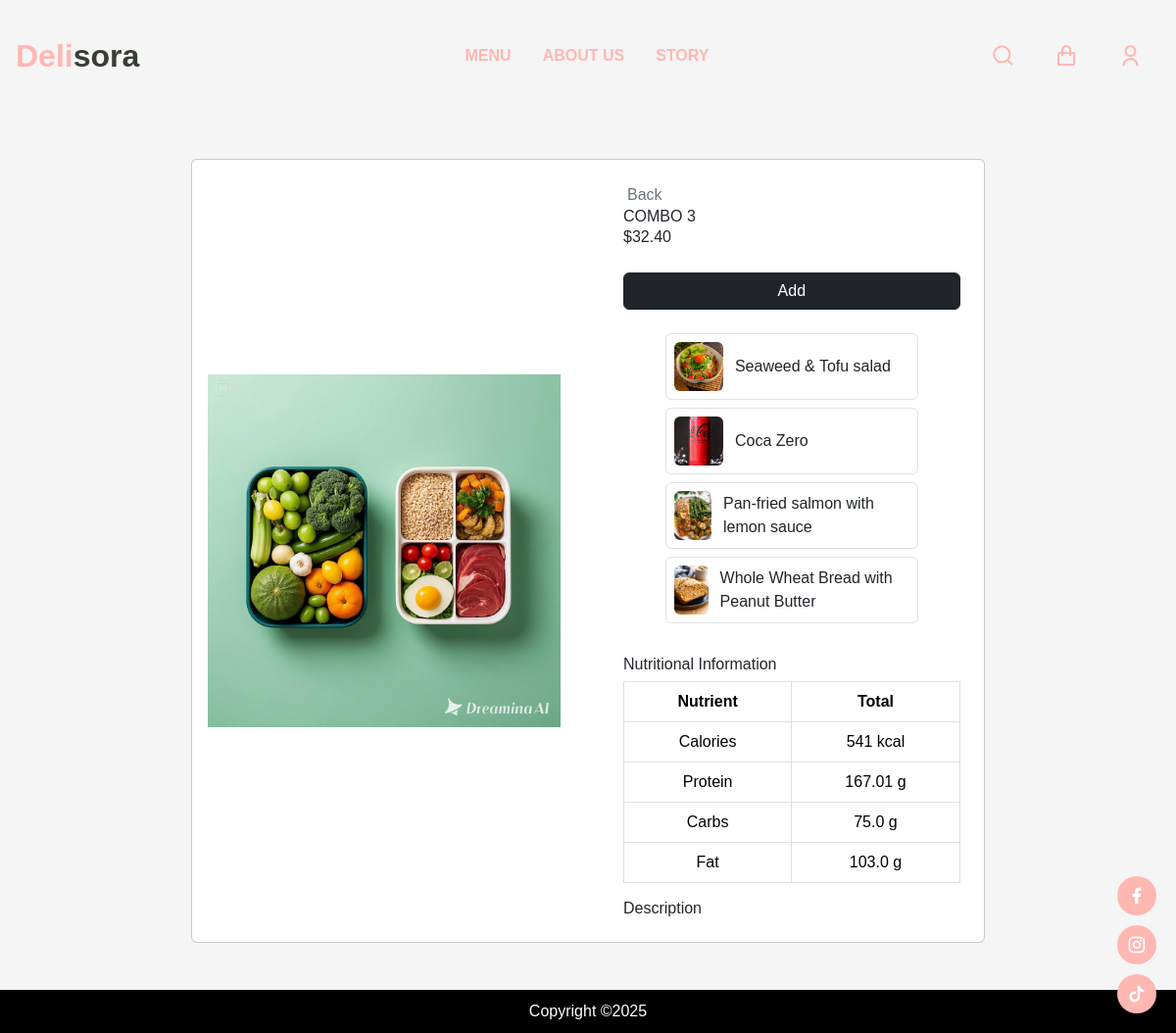
The page /combo_detail/3/ on the database its author committed.
### app/models.py (models this page shows, shortened)
class BaseProduct(models.Model):
    name = models.CharField(max_length=200, null=True)
    image = models.ImageField(upload_to='products/', null=True, blank=True)
    detail = models.TextField(null=True, blank=True)
    description = models.TextField(null=True, blank=True)
    class Meta:
        abstract = True
    @property
    def imageURL(self):
        try:
            return self.image.url
        except:
            return ''

class Combo(BaseProduct):
    products = models.ManyToManyField(Product, through='ComboItem')
    discount_percentage = models.FloatField(default=0)
    @property
    def get_combo_price(self):
        total_price = sum(item.product.price * item.quantity for item in self.comboitem_set.all())
        discount_amount = (total_price * self.discount_percentage) / 100
        return Decimal(total_price - discount_amount).quantize(Decimal("0.01"), rounding=ROUND_HALF_UP)

class Product(BaseProduct):
    category = models.ManyToManyField(Category, related_name='products')
    price = models.FloatField()
    digital = models.BooleanField(default=False, null=True, blank=False)
    calories = models.IntegerField(default=0)
    protein = models.FloatField(default=0)
    carbs = models.FloatField(default=0)
    fat = models.FloatField(default=0)
    sale = models.BooleanField(default=False)
    discount_percentage = models.FloatField(default=0, null=True, blank=True)
    sale_price = models.FloatField(default=0, null=True, blank=True)
    def __str__(self):
        return self.name

### app/views/product.py (the view)
# urls.py: path('combo_detail/<int:id>/', combo_detail, name='combo_detail'),
def combo_detail(request, id):
    if request.user.is_authenticated:
        customer, created = Customer.objects.get_or_create(user=request.user)
        order, created = Order.objects.get_or_create(customer=customer, complete=False)
        items = order.orderitem_set.all()
        cartItems = order.get_cart_items
    else:
        items = []
        order = {'get_cart_items': 0, 'get_cart_total': 0}
        cartItems = order['get_cart_items']
    combo = get_object_or_404(Combo, id=id)
    products_in_combo = combo.products.all()
    print(products_in_combo)
    total_calories = sum(p.calories for p in products_in_combo)
    total_protein = sum(p.protein for p in products_in_combo)
    total_carbs = sum(p.carbs for p in products_in_combo)
    total_fat = sum(p.fat for p in products_in_combo)
    context = {
        'items': items,
        'order': order,
        'user': request.user,
        'cartItems': cartItems,
        'combo': combo,
        'products_in_combo': products_in_combo,
        'total_calories': total_calories,
        'total_protein': total_protein,
        'total_carbs': total_carbs,
        'total_fat': total_fat,
        'combo_price': combo.get_combo_price,
    }
    return render(request, 'app/combo_detail.html', context)

### app/templates/app/combo_detail.html (shortened to what this page needs)
{% extends 'app/base.html' %}
{% load static %}
{% block content %}
<div class="container mt-5 mb-5">
    <div class="row d-flex justify-content-center">
        <div class="col-md-10">
            <div class="card">
                <div class="row">
                    <div class="col-md-6 d-flex align-items-center justify-content-center">
                        <div class="images p-3">
                            <img id="main-image" src="{{ combo.imageURL }}" class="img-fluid" alt="{{ combo.name }}" />
                        </div>
                    </div>
                    <div class="col-md-6">
                        <div class="product p-4">
                            <div class="d-flex justify-content-between align-items-center">
                                <a href="{% url 'menu' %}" class="d-flex align-items-center text-decoration-none text-secondary">
                                    <span>Back</span>
                                </a>
                            </div>
                            <h5 class="text-uppercase font-weight-bold">{{ combo.name }}</h5>
                            <div class="price d-flex flex-row align-items-center">
                                    <span class="act-price">${{ combo_price }}</span>
                            </div>
                            <div class="cart mt-4 align-items-center">
                                <form action="{% url 'update_item' %}" method="POST">
                                    <button type="submit" class="btn btn-dark w-100">Add</button>
                                </form>
                            </div>
                            <br>
                                <div class="d-flex flex-column align-items-center">
                                    {% for product in products_in_combo %}
                                        <a href="{% url 'detail' %}?id={{ product.id }}" class="text-decoration-none text-dark w-75">
                                            <div class="d-flex align-items-center border p-2 rounded mb-2">
                                                <img src="{{ product.image.url }}" alt="{{ product.name }}" class="rounded" style="width: 50px; height: 50px; object-fit: cover;">
                                                <span class="ml-3 font-weight-bold">{{ product.name }}</span>
                                            </div>
                                        </a>
                                    {% endfor %}
                                </div>
                            <h5 class="mt-4 font-weight-bold">Nutritional Information</h5>
                            <table class="table table-bordered mt-2">
                                <thead class="thead-dark">
                                    <tr>
                                        <th scope="col">Nutrient</th>
                                        <th scope="col">Total</th>
                                    </tr>
                                </thead>
                                <tbody>
                                    <tr>
                                        <td>Calories</td>
                                        <td>{{ total_calories }} kcal</td>
                                    </tr>
                                    <tr>
                                        <td>Protein</td>
                                        <td>{{ total_protein }} g</td>
                                    </tr>
                                    <tr>
                                        <td>Carbs</td>
                                        <td>{{ total_carbs }} g</td>
                                    </tr>
                                    <tr>
                                        <td>Fat</td>
                                        <td>{{ total_fat }} g</td>
                                    </tr>
                                </tbody>
                            </table>
                            <h5 class="mt-3 font-weight-bold">Description</h5>
                        </div>
                    </div>
                </div>
            </div>
        </div>
    </div>
</div>
{% endblock content %}

### app/static/app/css/styles.css (style rules this page uses)
:root { --primary-color: #f2d5e3; --text-dark: #ffb7b2; --white: #ffffff; --text-color: #373d37; --max-width: 1200px; --new-color: linear-gradient(45deg, #b0e1fa, #fbf0ea); }
* { padding: 0; margin: 0; box-sizing: border-box; }
body { font-family: "Montserrat", sans-serif; }
body { font-family: "Poppins", sans-serif; background-color: #f8f9fa; color: #333; line-height: 1.6; }
html, body { height: 100%; margin: 0; padding: 0; }
button { background-color: #ffb7b2; color: white; padding: 10px 15px; border: none; border-radius: 30px; cursor: pointer; }
.images { display: flex; align-items: center; justify-content: center; height: 100%; }
.images img { max-width: 100%; width: 100%; height: auto; }
body { background: #f5f5f5; margin-top: 20px; }
.btn { cursor: pointer; }
.card { background-clip: padding-box; box-shadow : 0 1px 4px rgba(24, 28, 33, 0.012); }
table { width: 100%; max-width: 1200px; border-collapse: collapse; margin-top: 20px; table-layout: fixed; }
th, td { border: 0px solid #ddd; padding: 10px; text-align: center; word-wrap: break-word; overflow: hidden; }
th { background-color: #f8f9fa; }

### rows shown on the page
Combo: imageURL (picture), name "COMBO 3"
Product: image (picture), name "Seaweed & Tofu salad"
Product: image (picture), name "Coca Zero"
Product: image (picture), name "Pan-fried salmon with lemon sauce"
Product: image (picture), name "Whole Wheat Bread with Peanut Butter"

### other values the page prints
{{ combo_price }} "32.40"
{{ total_calories }} "541"
{{ total_protein }} "167.01"
{{ total_carbs }} "75.0"
{{ total_fat }} "103.0"
